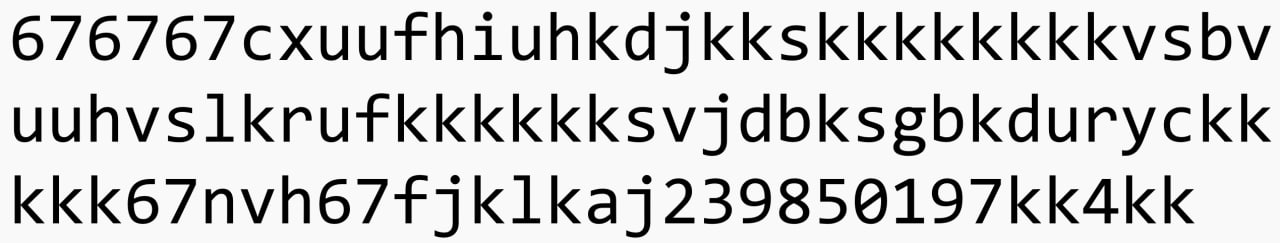
#> input picture rk2/text.jpg, 1280 x 243 px
$ python descriptor.py
#> lines starting #> are read from the running program, lines starting #| are printed output that depends on the picture
from PIL import Image
import numpy as np
import matplotlib.pyplot as plt

def compute_gradients(image):
    """Вычисление градиентов изображения"""
    img_array = np.array(image, dtype=float)

    # Преобразуем в градации серого если цветное
    if len(img_array.shape) == 3:
        img_array = np.mean(img_array, axis=2)

    # Градиенты по Собелю
    sobel_x = np.array([[-1, 0, 1],
                        [-2, 0, 2],
                        [-1, 0, 1]])

    sobel_y = np.array([[-1, -2, -1],
                        [0, 0, 0],
                        [1, 2, 1]])

    height, width = img_array.shape
    grad_x = np.zeros_like(img_array)
    grad_y = np.zeros_like(img_array)

    # Свёртка для вычисления градиентов
    for i in range(1, height - 1):
        for j in range(1, width - 1):
            window = img_array[i-1:i+2, j-1:j+2]
            grad_x[i, j] = np.sum(window * sobel_x)
            grad_y[i, j] = np.sum(window * sobel_y)

    # Величина и направление градиента
    magnitude = np.sqrt(grad_x**2 + grad_y**2)
    angle = np.arctan2(grad_y, grad_x)

    return magnitude, angle

def bilinear_interpolate_gradient(magnitude, angle, x, y):
    """Билинейная интерполяция градиента в точке (x, y)"""
    x1, y1 = int(np.floor(x)), int(np.floor(y))
    x2, y2 = x1 + 1, y1 + 1

    # Проверка границ
    if x1 < 0 or y1 < 0 or x2 >= magnitude.shape[1] or y2 >= magnitude.shape[0]:
        return 0, 0

    # Веса для интерполяции
    wx = x - x1
    wy = y - y1

    # Интерполяция величины
    mag = (1 - wx) * (1 - wy) * magnitude[y1, x1] + \
          wx * (1 - wy) * magnitude[y1, x2] + \
          (1 - wx) * wy * magnitude[y2, x1] + \
          wx * wy * magnitude[y2, x2]

    # Интерполяция угла
    ang = (1 - wx) * (1 - wy) * angle[y1, x1] + \
          wx * (1 - wy) * angle[y1, x2] + \
          (1 - wx) * wy * angle[y2, x1] + \
          wx * wy * angle[y2, x2]

    return mag, ang

def compute_descriptor(magnitude, angle, keypoint_x, keypoint_y, grid_size=16):
    """
    Вычисление дескриптора для ключевой точки

    grid_size: размер сетки вокруг точки (16x16 для окрестности 17x17)
    """
    # Для сетки 16x16 берём окрестность 17x17
    window_size = grid_size + 1
    half_window = window_size // 2

    descriptor = []

    # Проходим по сетке 4x4 ячейки по 4x4 пикселя
    cell_size = 4
    cells_per_side = grid_size // cell_size

    for cell_i in range(cells_per_side):
        for cell_j in range(cells_per_side):
            # Гистограмма направлений для ячейки (8 бинов)
            histogram = np.zeros(8)

            # Проходим по всем пикселям в ячейке 4x4
            for i in range(cell_size):
                for j in range(cell_size):
                    # Координаты в окрестности 17x17
                    local_y = cell_i * cell_size + i
                    local_x = cell_j * cell_size + j

                    # Глобальные координаты
                    y = keypoint_y - half_window + local_y
                    x = keypoint_x - half_window + local_x

                    # Билинейная интерполяция градиента
                    mag, ang = bilinear_interpolate_gradient(magnitude, angle, x, y)

                    # Определяем бин гистограммы (8 направлений)
                    bin_index = int((ang + np.pi) / (2 * np.pi) * 8) % 8
                    histogram[bin_index] += mag

            descriptor.extend(histogram)

    # Нормализация дескриптора
    descriptor = np.array(descriptor)
    norm = np.linalg.norm(descriptor)
    if norm > 0:
        descriptor = descriptor / norm

    return descriptor

def visualize_descriptor(image, keypoint_x, keypoint_y, descriptor):
    """Визуализация дескриптора"""
    fig, (ax1, ax2) = plt.subplots(1, 2, figsize=(14, 6))

    # Показываем изображение с ключевой точкой
    ax1.imshow(image, cmap='gray')
    ax1.plot(keypoint_x, keypoint_y, 'ro', markersize=10)

    # Рисуем окрестность 17x17
    rect = plt.Rectangle((keypoint_x - 8.5, keypoint_y - 8.5), 17, 17,
                         fill=False, edgecolor='red', linewidth=2)
    ax1.add_patch(rect)
    ax1.set_title(f'Ключевая точка ({keypoint_x}, {keypoint_y})')
    ax1.axis('off')

    # Показываем дескриптор как гистограмму
    ax2.bar(range(len(descriptor)), descriptor)
    ax2.set_title(f'Дескриптор (размерность: {len(descriptor)})')
    ax2.set_xlabel('Индекс')
    ax2.set_ylabel('Значение')
    ax2.grid(True, alpha=0.3)

    plt.tight_layout()
    plt.show()

# Основная программа
if __name__ == "__main__":
    print("Дескриптор ключевых точек с билинейной интерполяцией")
    print("=" * 60)

    # Загрузка изображения
    print("\nВведите путь к изображению (или Enter для тестового):")
    path = input().strip()
#> the answer given: rk2/text.jpg

    if path == "":
        # Создаём тестовое изображение
        img_array = np.random.randint(50, 200, (100, 100), dtype=np.uint8)
        # Добавляем несколько структурных элементов
        img_array[40:60, 40:60] = 255
        img_array[30:35, 30:70] = 100
        image = Image.fromarray(img_array)
        print("Используется тестовое изображение")
    else:
        image = Image.open(path).convert('L')

    # Ввод координат ключевой точки
    print("\nВведите координаты ключевой точки (x y):")
    print("(или Enter для центра изображения)")
    coords = input().strip()

    if coords == "":
        keypoint_x = image.width // 2
#> keypoint_x = 640
        keypoint_y = image.height // 2
#> keypoint_y = 121
    else:
        keypoint_x, keypoint_y = map(int, coords.split())

    print(f"\nВычисление дескриптора для точки ({keypoint_x}, {keypoint_y})...")
#> (printed output is left out)

    # Вычисление градиентов
    magnitude, angle = compute_gradients(image)
#> after the loop in compute_gradients, `for i in range(1, height - 1):`:
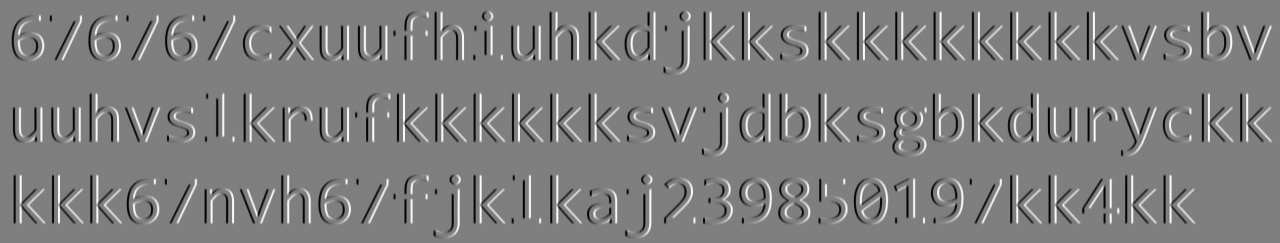
#> grad_x: shape (243, 1280) float64; min -1012, max 1019, mean 0; drawn with min black and max white
#> after the loop in compute_gradients, `for i in range(1, height - 1):`:
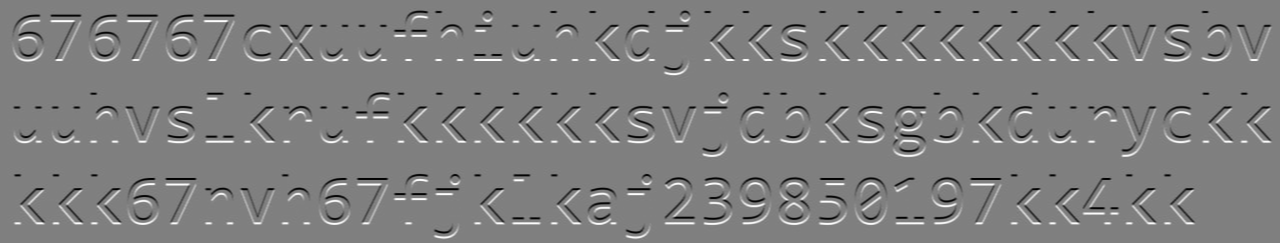
#> grad_y: shape (243, 1280) float64; min -1016, max 1011, mean 0; drawn with min black and max white
#> in compute_gradients, `magnitude = np.sqrt(grad_x**2 + grad_y**2)`:
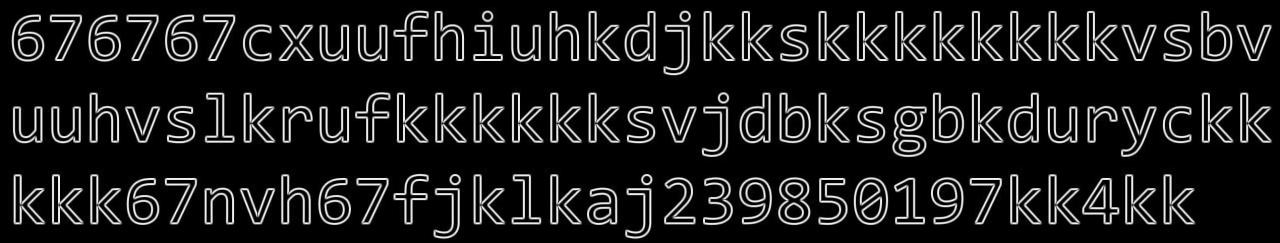
#> magnitude: shape (243, 1280) float64; min 0, max 1061.5, mean 120.4; drawn with min black and max white
#> in compute_gradients, `angle = np.arctan2(grad_y, grad_x)`:
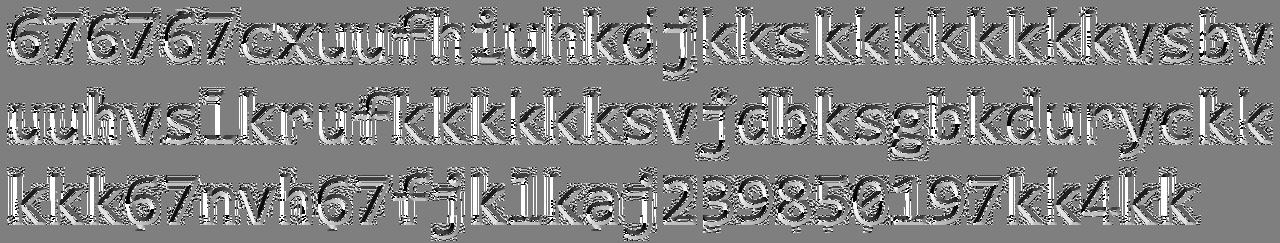
#> angle: shape (243, 1280) float64; min -3.14, max 3.14, mean 0.116; drawn with min black and max white

    # Вычисление дескриптора
    descriptor = compute_descriptor(magnitude, angle, keypoint_x, keypoint_y)
#> the loop in compute_descriptor, `for cell_i in range(cells_per_side):` made 4 passes

    print(f"\nДескриптор вычислен!")
    print(f"Размерность: {len(descriptor)}")
#| Размерность: 128
    print(f"Первые 10 значений: {descriptor[:10]}")
#| Первые 10 значений: [0.00000000e+00 0.00000000e+00 1.60091939e-04 9.97067298e-02
#|  2.19289991e-01 4.53215728e-02 0.00000000e+00 6.40367757e-04
#|  0.00000000e+00 1.76827326e-03]

    # Визуализация
    visualize_descriptor(image, keypoint_x, keypoint_y, descriptor)
#> in visualize_descriptor, `plt.show()`:
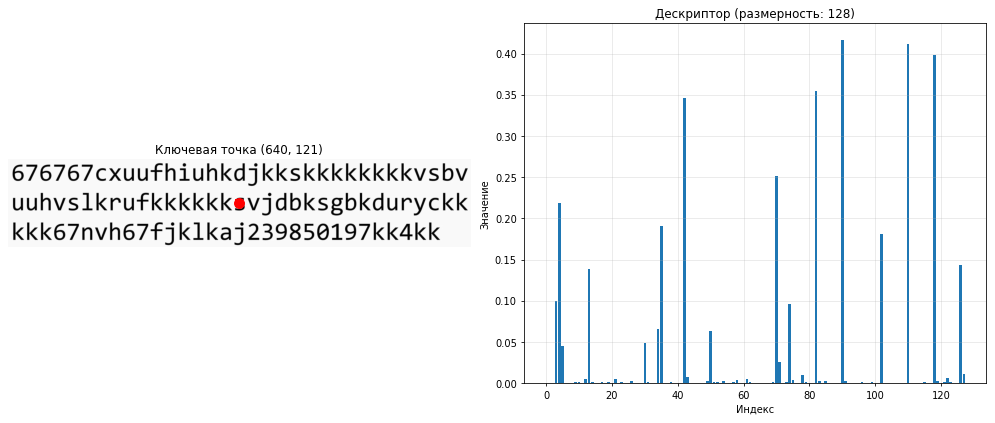
#> figure drawn by matplotlib, 2 panels; panel 2: tallest bar 0.416 high, from x = 89.6 to 90.4

    print("\n" + "=" * 60)
    print("Готово!")
